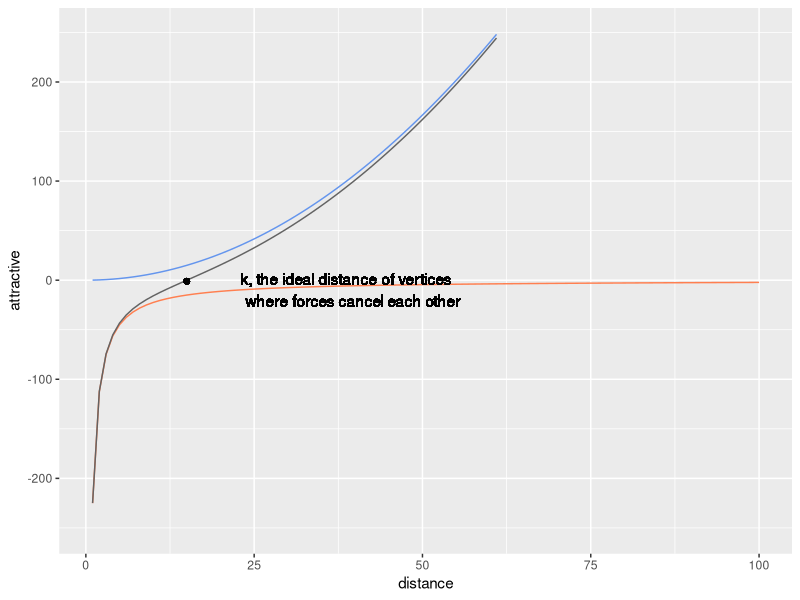

The R script that drew this image:
library(ggplot2)
library(tibble)


# functions

estimate_k <- function(W, L, C, V) {
  # k is the optimal distance between vertices; it's the radius of the empty area around a vertex
  # constant C is found experimentally

  area <- W * L
  n_vertices  <- length(V)
  C * sqrt(area / n_vertices)
}

# force declarations; where d is the distance between two vertices
#attractve
force_attract <- function(d, k, params = "d^2 / k"){
  eval(parse(text = params))
}

#repulsive
force_repulsive <- function(d, k, params = "(-1) * (k ^2 / d)") {
  eval(parse(text = params))
}


d <- seq(1, 100)

res <- data.frame(matrix(ncol=3)) 
colnames(res) <- c("distance", "attractive", "repulsive") 
k  <- estimate_k(100, 100, 1.5, d) 

for (i in d) {
    res[i, "distance"] <- i 
    res[i, "attractive"] <- force_attract(i, k)
    res[i, "repulsive"] <- force_repulsive(i, k)
}
res$sum = res$attractive + res$repulsive
zero_d = res[res$sum ==0, ]$d
ggplot(res, aes(x = distance), alpha = 0/5, size = 4)+
    geom_line(aes(y = attractive), color = "cornflowerblue") + 
    geom_line(aes(y = repulsive), color = "coral") +
    geom_line(aes(y = attractive + repulsive), color = "gray39") +
    geom_point(aes(x = zero_d, y = -1)) +
    geom_text(aes(x = zero_d, y = -1, label = "k, the ideal distance of vertices \n where forces cancel each other"), hjust = -0.25, vjust= 0.75) +
    ylim(-251,250)

test_input <- tibble(
         "vertex_a" = c("a", "b", "c"),
         "vertex_b" = c("b", "c", "a"),
         "strength" = c(5, 4, 3)
  )

network_graph <- function(input) {
  W  <- seq(1, ncol(input) * 100)
  L  <- seq(1, ncol(input) * 100)
  area  <-W * L
}
